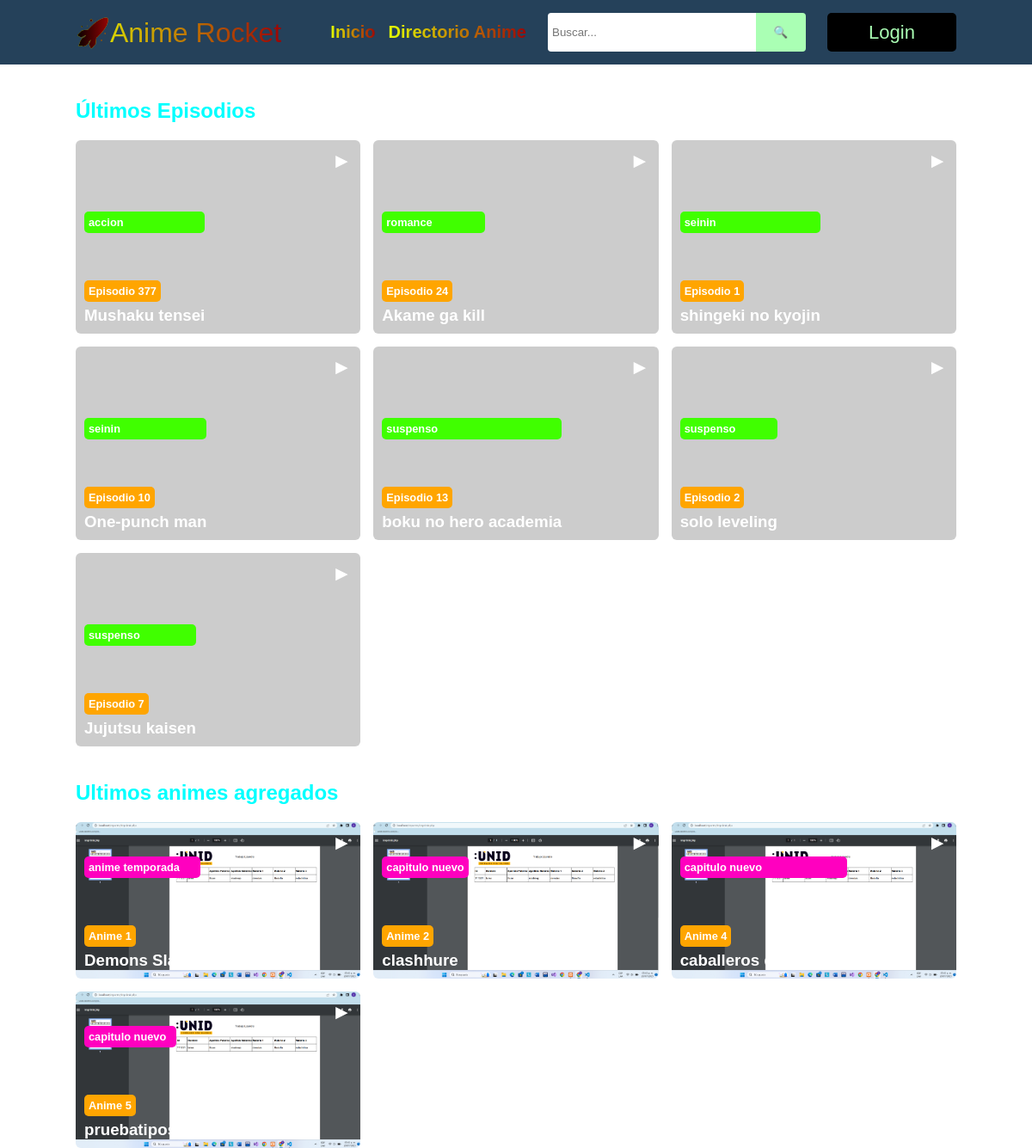
The page / on the database its author committed.
### tables this page shows
CREATE TABLE `videos` (
  `id` int(11) NOT NULL,
  `capitulo` varchar(55) NOT NULL,
  `thumbnail` varchar(255) NOT NULL,
  `archivo` varchar(255) NOT NULL,
  `categoria` varchar(11) NOT NULL,
  `anime` int(4) NOT NULL,
  `fecha_insercion` date NOT NULL,
  `fecha_publicacion` timestamp NOT NULL DEFAULT current_timestamp() ON UPDATE current_timestamp(),
  `orden` int(4) NOT NULL,
  `v_status` decimal(5,0) NOT NULL,
  `tipo` float NOT NULL
);

CREATE TABLE `rv_categoria` (
  `id` int(11) NOT NULL,
  `categoria` varchar(50) NOT NULL
);

### config/videos.php (called while the page is built, shortened)
<?php
class videos extends mysqli
{
    public function get_videos(){
        $consulta = "SELECT v.id, v.capitulo, v.thumbnail, v.archivo, c.categoria, v.anime, v.fecha_insercion, v.orden, v.v_status FROM videos v INNER JOIN rv_categoria c ON v.categoria = c.id";
        $query=$this->query($consulta);
        return $query;
    }
}
?>

### config/listas.php (called while the page is built, shortened)
<?php
class listas extends mysqli
{
    public function get_listas($texto = ""){
        $consulta = "SELECT s.id, s.titulo, s.thumbnail, s.sipnosis, s.capitulos, s.fecha_insercion, s.votos, s.anio, s.l_tipo, s.l_categoria, c.status FROM listas s LEFT JOIN status c ON s.l_status = c.id ";
        $query=$this->query($consulta);
        return $query;
    }
}

### index.php (the view, shortened to what this page needs)
<!DOCTYPE html>
<html lang="es-MX">
<head>
  <link rel="stylesheet" href="css/styles.css">
</head>
<body>
<section id="main">
  <h2>Últimos Episodios</h2>
  <div class="episodes">
    <?php
        require_once 'config/videos.php';
        require_once 'config/listas.php';
        $videos= new videos("localhost","root","","anime_rocket");
        if (isset($_POST['search'])){
          $result = $videos ->search($_POST['texto']);
        } else {
            $result = $videos ->get_videos();
        }
        while ($row = $result ->fetch_array()) {
    ?>
      <div class="episode">
        <a href="play.php?id=<?php echo $row['id']; ?>">
          <p class="icon">►</p>
          <img src="<?php echo $row ['thumbnail']; ?>" alt="">
          <div class="episode_description">
            <h3 class="episode_cat"><?php echo $row['categoria']  ?></h3>
            <p class="episode_number">Episodio <?php echo $row ['orden'];?></p>
            <h3 class="episode_title"><?php echo $row ['capitulo'];?></h3>
          </div>
        </a>
      </div>
    <?php
    }
    ?>
  </div>
</section>
<section id="main">
  <h2>Ultimos animes agregados</h2>
  <div class="episodes">
    <?php
        $listas= new listas ("localhost","root","","anime_rocket");
        if (isset($_POST['search'])){
          $result = $listas ->get_listas($_POST['texto']);
        } else {
            $result = $listas ->get_listas();
        }
        while ($row = $result ->fetch_array()) {
    ?>
      <div class="episode">
        <a href="sinopsis.php?id=<?php echo $row['id']; ?>">
          <p class="icon">►</p>
          <img src="public/<?php echo $row ['thumbnail']; ?>" alt="">
          <div class="episode_description">
            <h3 class="episode_lis"><?php echo $row['status'];?></h3>
            <p class="episode_number">Anime <?php echo $row ['id'];?></p>
            <h3 class="episode_title"><?php echo $row ['titulo'];?></h3>
          </div>
        </a>
      </div>
    <?php
    }
    ?>
  </div>
</section>
</body>
</html>

### css/styles.css (style rules this page uses)
* { margin: 0; padding: 0; }
body { font-family: 'Poppins', sans-serif; height: 150vh; background-position: center; background-repeat: no-repeat; background-size: cover; color: #fff; }
#togglesidebar { background-image: linear-gradient(to right, #000000, #9d0404); background-clip: text; -webkit-background-clip: text; color: transparent; }
header { background: #25415a; padding: 15px 0; width: 100%; }
.inici { font-size: 20px; font-weight: 600; background-image: linear-gradient(to right, #e5ff00, #9d0404); background-clip: text; -webkit-background-clip: text; color: transparent; }
.directo { font-size: 20px; font-weight: 600; background-image: linear-gradient(to right, #e5ff00, #9d0404); background-clip: text; -webkit-background-clip: text; color: transparent; }
.header { display: flex; max-width: 1024px; margin: auto; align-items: center; justify-content: space-between; }
.logo { font-size: 2rem; background-image: linear-gradient(to right, #e5ff00, #9d0404); background-clip: text; -webkit-background-clip: text; color: transparent; }
nav { display: flex; gap: 25px; }
nav ul { list-style: none; display: flex; align-items: center; gap: 15px; }
nav ul a { text-decoration: none; color: #aaffb4; font-size: 17px; font-weight: 500; display: block; transition: all 0.5s ease; }
#search form { display: flex; align-items: center; width: 300px; }
#search form input { width: 80%; height: 35px; padding: 5px; border: none; border-radius: 4px 0 0 4px; }
#search form input[type='submit'] { width: 20%; height: 45px; background-color: #aaffb4; border: none; border-radius: 0 4px 4px 0; }
.login { display: flex; justify-content: center; align-items: center; width: 150px; background: black; border-radius: 5px; text-decoration: none; color: #aaffb4;; font-size: 22px; text-align: center; transition: all 0.5s ease; }
#main { max-width: 1024px; margin: 40px auto; }
.episodes { display: grid; grid-template-columns: repeat(3, 1fr); gap: 15px; margin-top: 20px; }
.episode { position: relative; overflow: hidden; border-radius: 6px; cursor: pointer; }
.episode img { width: 100%; height: 100%; object-fit: cover; transition: all 0.5s ease-in-out; }
.icon { color: #fff; font-size: 1.5rem; position: absolute; top: 10px; right: 10px; }
.episode_description { position: absolute; bottom: 10px; left: 10px; color: #fff; }
.episode_number { background: orange; font-size: 0.8rem; font-weight: bold; width: auto; padding: 5px; border-radius: 5px; display: inline-block; margin-bottom: 5px; }
.episode_cat { background: rgb(64, 255, 0); padding: 5px; font-weight: bold; border-radius: 5px; display: right; margin-bottom: 55px; font-size: 0.8rem; }
.episode_lis { background: rgb(255, 0, 191); padding: 5px; font-weight: bold; border-radius: 5px; display: right; margin-bottom: 55px; font-size: 0.8rem; }
#main h2 { color: aqua; }
body { font-family: Arial, sans-serif; margin: 0; padding: 0; }

### rows shown on the page
videos: rv_categoria.categoria "accion", orden "377", capitulo "Mushaku tensei"
videos: rv_categoria.categoria "romance", orden "24", capitulo "Akame ga kill"
videos: rv_categoria.categoria "seinin", orden "1", capitulo "shingeki no kyojin"
videos: rv_categoria.categoria "seinin", orden "10", capitulo "One-punch man"
videos: rv_categoria.categoria "suspenso", orden "13", capitulo "boku no hero academia"
videos: rv_categoria.categoria "suspenso", orden "2", capitulo "solo leveling"
videos: rv_categoria.categoria "suspenso", orden "7", capitulo "Jujutsu kaisen"

### other values the page prints
$row['status'] "anime temporada"
$row ['id'] "1"
$row ['titulo'] "Demons Slayer"
$row['status'] "capitulo nuevo"
$row ['id'] "2"
$row ['titulo'] "clashhure"
$row ['id'] "4"
$row ['titulo'] "caballeros de zodiaco"
$row ['id'] "5"
$row ['titulo'] "pruebatipos"
